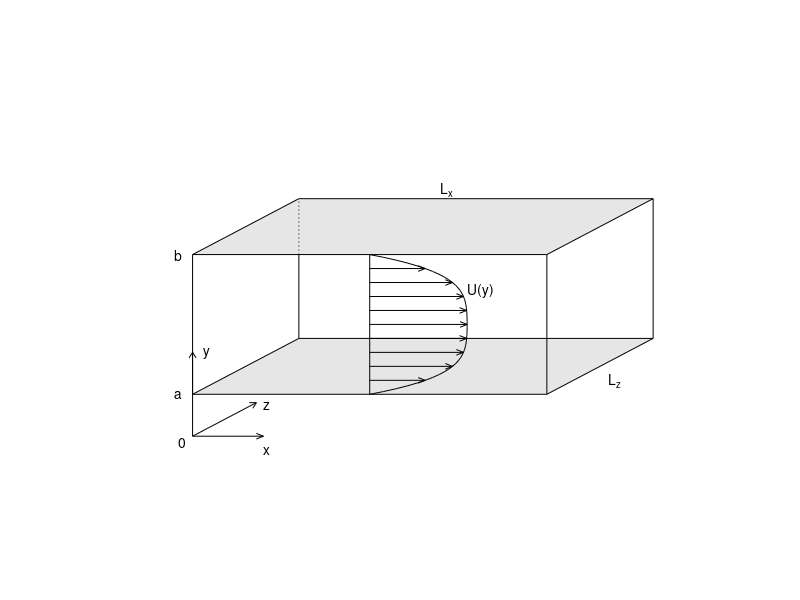

Here is the MATLAB script that generated this plot:

% a horrid accreted mess to draw a channelflow schematic diagram
% little rhyme or reason
clf;
hold;

% define size of box
Lx = 2;
Ly = 1;
Lz = 1;

% define shrinking factors for perspective of viewpoint
py = 0.4;
pyLz = py*Lz;
px = 0.6;
pxLz = px*Lz;

grey = [.9 .9 .9];

axis([ -0.5 3 -1 2.5])

% draw opaque rectangles for walls
patch([0 Lx Lx+pxLz pxLz], [0 0 pyLz pyLz], grey)
patch([0 Lx Lx+pxLz pxLz], Ly+[0 0 pyLz pyLz], grey)

% draw edges of box, include hidden edge with dots
plot([0 0], [0 Ly], 'k');
plot([Lx Lx], [0 Ly], 'k');
plot([Lx+pxLz Lx+pxLz], [pyLz pyLz+Ly], 'k');
plot([pxLz pxLz], [pyLz Ly], 'k');
plot([pxLz pxLz], [Ly pyLz+Ly], 'k:');

% draw mean velocity profile
N=50;
y = 0:Ly/N:Ly;
yp = 2*y - Ly;
U = (1.1-yp.^4 - 0.1*yp.^2)/2;
%U = (y-y.^2);
%plot(Lz/2 + [Lx/2 Lx/2], pyLz/2+ [0 Ly], 'k')
%plot(Lz/2 + Lx/2+ 2*(y-y.^2), pyLz/2+y, 'k')
a = Lx/2;
b = 0;
plot([a a], [0 Ly], 'k')
plot(a+ U, y, 'k')

% draw arrows within mean velocity profile
N = 10;
y = Ly/N:Ly/N:Ly-Ly/N;
yp = 2*y - Ly;
U = (1.1-yp.^4- 0.1*yp.^2)/2;
%U = (y-y.^2);
d4 = 0.08;
d2 = 0.04;
d1 = 0.02;
for n = 1 :N-1
  plot([a+U(n) a], [y(n) y(n)], 'k');
  plot([a+U(n) a+U(n)-d2], [y(n) y(n)-d1], 'k');
  plot([a+U(n) a+U(n)-d2], [y(n) y(n)+d1], 'k');
end
text(a+max(U), b+0.75*Ly, 'U(y)')

% draw coordinate axes
zx = 0;   % x-position of origin
zy = -0.3;  % y-position of origin
Lxp = 0.2*Lx;
Lyp = 0.6*Ly;
Lzp = 0.6*Lz;
Ly2 = Ly/2;

% the positioning of labels is fudged manually, with d1,d2,d4
% adjustments and visual review of results

plot([zx zx], [zy zy+Lyp], 'k');
plot([zx zx-d1], [zy+Lyp zy+Lyp-d2], 'k');
plot([zx zx+d1], [zy+Lyp zy+Lyp-d2], 'k');
text(zx+d2+d1, zy+Lyp, 'y');

plot([zx zx+Lxp], [zy zy], 'k');
plot([zx+Lxp zx+Lxp-d2], [zy zy-d1], 'k');
plot([zx+Lxp zx+Lxp-d2], [zy zy+d1], 'k');
text(zx+Lxp, zy-0.1, 'x');

plot([zx zx+px*Lzp], [zy zy+py*Lzp], 'k');
plot([zx+px*Lzp zx+px*Lzp-d1 ], [zy+py*Lzp zy+py*Lzp-d2], 'k');
plot([zx+px*Lzp zx+px*Lzp-d2 ], [zy+py*Lzp zy+py*Lzp], 'k');
text(zx+px*Lzp+d2, zy+py*Lzp-d1, 'z');


text(zx-d4, zy-d2, '0');

% 
zx = 0;
zy = Ly/2;

text(zx-0.1, Ly, 'b');
text(zx-0.1, 0, 'a');
text(zx+Lx/2+px*Lz*2/3, Ly+py*Lz+0.07, 'L_x');
text(zx+Lx+px*Lz/2+0.05, py*Lz/2-0.1, 'L_z');
axis off
print -deps2 schematic.eps